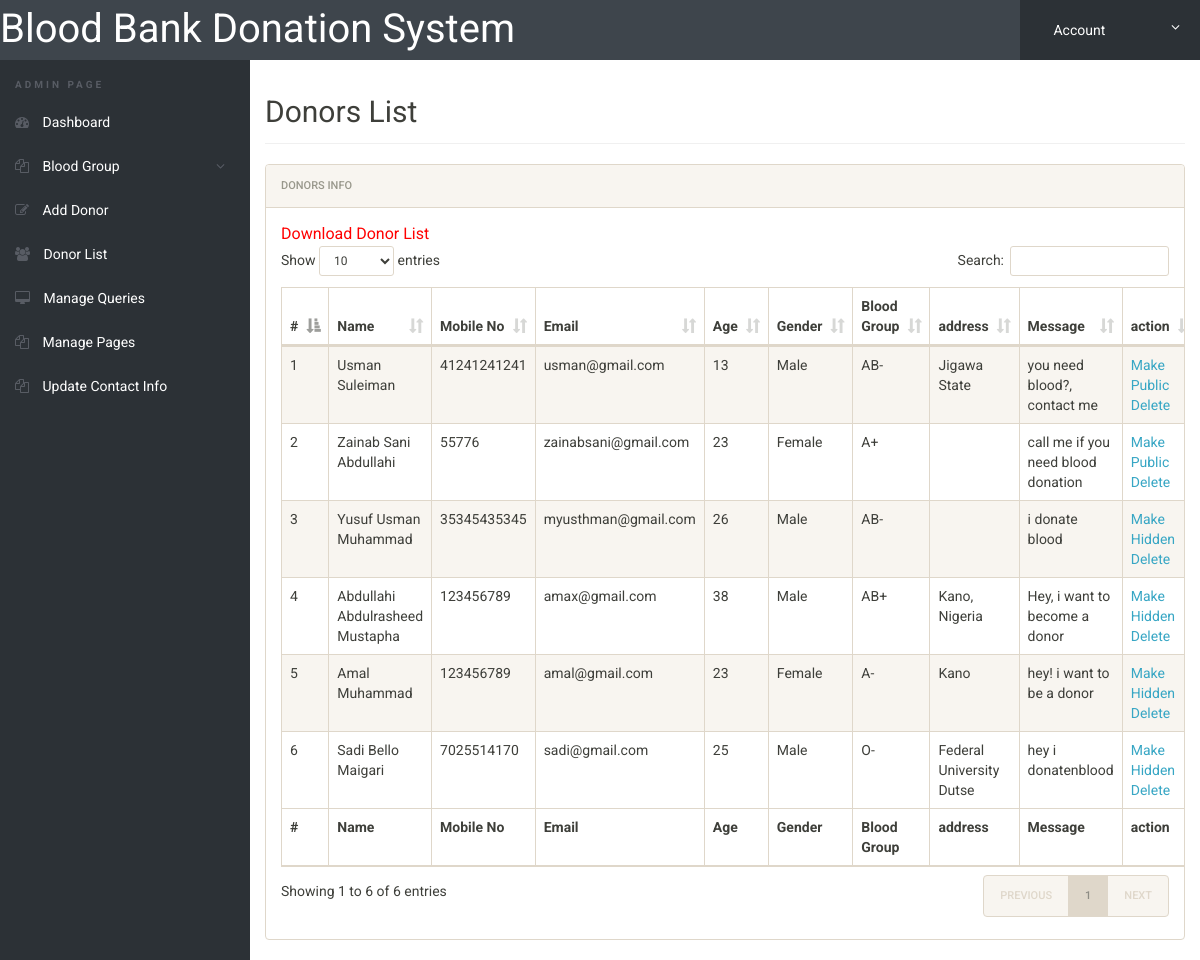
Page /bbdms/admin/donor-list.php (signed in) on the committed database.
### tables this page shows
CREATE TABLE `tblblooddonars` (
  `id` int(11) NOT NULL,
  `FullName` varchar(100) DEFAULT NULL,
  `MobileNumber` char(11) DEFAULT NULL,
  `EmailId` varchar(100) DEFAULT NULL,
  `Gender` varchar(20) DEFAULT NULL,
  `Age` int(11) DEFAULT NULL,
  `BloodGroup` varchar(20) DEFAULT NULL,
  `Address` varchar(255) DEFAULT NULL,
  `Message` mediumtext DEFAULT NULL,
  `PostingDate` timestamp NOT NULL DEFAULT current_timestamp(),
  `status` int(1) DEFAULT NULL
);

### bbdms/admin/donor-list.php (the view, shortened to what this page needs)
<?php
include('includes/config.php');
if(strlen($_SESSION['alogin'])==0)
	{
header('location:index.php');
}
else{
 ?>
<!doctype html>
<html lang="en" class="no-js">
<head>
	<link rel="stylesheet" href="css/font-awesome.min.css">
	<link rel="stylesheet" href="css/bootstrap.min.css">
	<link rel="stylesheet" href="css/dataTables.bootstrap.min.css">
	<link rel="stylesheet" href="css/bootstrap-social.css">
	<link rel="stylesheet" href="css/bootstrap-select.css">
	<link rel="stylesheet" href="css/fileinput.min.css">
	<link rel="stylesheet" href="css/awesome-bootstrap-checkbox.css">
	<link rel="stylesheet" href="css/style.css">
</head>
<body>
	<?php include('includes/header.php');?>
	<div class="ts-main-content">
		<?php include('includes/leftbar.php');?>
		<div class="content-wrapper">
			<div class="container-fluid">
				<div class="row">
					<div class="col-md-12">
						<h2 class="page-title">Donors List</h2>
						<div class="panel panel-default">
							<div class="panel-heading">Donors Info</div>
							<div class="panel-body">
				<a href="download-records.php" style="color:red; font-size:16px;">Download Donor List</a>
								<table id="zctb" class="display table table-striped table-bordered table-hover" cellspacing="0" width="100%">
									<thead>
										<tr>
										<th>#</th>
											<th>Name</th>
											<th>Mobile No</th>
											<th>Email</th>
											<th>Age</th>
											<th>Gender</th>
											<th>Blood Group</th>
											<th>address</th>
											<th>Message </th>
											<th>action </th>
										</tr>
									</thead>
									<tfoot>
										<tr>
										<th>#</th>
										<th>Name</th>
											<th>Mobile No</th>
											<th>Email</th>
											<th>Age</th>
											<th>Gender</th>
											<th>Blood Group</th>
											<th>address</th>
											<th>Message </th>
											<th>action </th>
										</tr>
									</tfoot>
									<tbody>
<?php $sql = "SELECT * from  tblblooddonars";
$query = $dbh -> prepare($sql);
$query->execute();
$results=$query->fetchAll(PDO::FETCH_OBJ);
$cnt=1;
if($query->rowCount() > 0)
{
foreach($results as $result)
{				?>
										<tr>
											<td><?php echo htmlentities($cnt);?></td>
											<td><?php echo htmlentities($result->FullName);?></td>
											<td><?php echo htmlentities($result->MobileNumber);?></td>
											<td><?php echo htmlentities($result->EmailId);?></td>
											<td><?php echo htmlentities($result->Age);?></td>
											<td><?php echo htmlentities($result->Gender);?></td>
											<td><?php echo htmlentities($result->BloodGroup);?></td>
											<td><?php echo htmlentities($result->Address);?></td>
											<td><?php echo htmlentities($result->Message);?></td>
										<td>
<?php if($result->status==1)
{?>
<a href="donor-list.php?hidden=<?php echo htmlentities($result->id);?>" onclick="return confirm('Do you really want to hiidden this detail')"> Make Hidden</a>
<?php } else {?>
<a href="donor-list.php?public=<?php echo htmlentities($result->id);?>" onclick="return confirm('Do you really want to Public this detail')"> Make Public</a>
<?php } ?>
<a href="donor-list.php?del=<?php echo htmlentities($result->id);?>" onclick="return confirm('Do you really want to delete this record')"> Delete</a>
</td>
										</tr>
										<?php $cnt=$cnt+1; }} ?>
									</tbody>
								</table>
							</div>
						</div>
					</div>
				</div>
			</div>
		</div>
	</div>
</body>
</html>
<?php } ?>

### bbdms/admin/css/style.css (style rules this page uses)
html { font-size: 14px; }
@media only screen and (min-width: 480px) { html { font-size: 17px; } }
@media only screen and (min-width: 768px) { html { font-size: 14px; } }
body { font-size: 1em; }
a { color: #37a6c4; }
.panel { overflow: hidden; }
.page-title { padding-bottom: 15px; margin-bottom: 20px; border-bottom: 1px solid #f0f0f0; }
.ts-main-content .content-wrapper { padding-top: 15px; margin-top: 60px; }
@media only screen and (min-width: 992px) { .ts-main-content .content-wrapper { margin-left: 250px; } }

### rows in the picture
tblblooddonars: FullName "Usman Suleiman", MobileNumber "41241241241", EmailId "usman@gmail.com", Age "13", Gender "Male", BloodGroup "AB-", Address "Jigawa State", Message "you need blood?, contact me"
tblblooddonars: FullName "Zainab Sani Abdullahi", MobileNumber "55776", EmailId "zainabsani@gmail.com", Age "23", Gender "Female", BloodGroup "A+", Message "call me if you need blood donation"
tblblooddonars: FullName "Yusuf Usman Muhammad", MobileNumber "35345435345", EmailId "myusthman@gmail.com", Age "26", Gender "Male", BloodGroup "AB-", Message "i donate blood"
tblblooddonars: FullName "Abdullahi Abdulrasheed Mustapha", MobileNumber "123456789", EmailId "amax@gmail.com", Age "38", Gender "Male", BloodGroup "AB+", Address "Kano, Nigeria", Message "Hey, i want to become a donor"
tblblooddonars: FullName "Amal Muhammad", MobileNumber "123456789", EmailId "amal@gmail.com", Age "23", Gender "Female", BloodGroup "A-", Address "Kano", Message "hey! i want to be a donor"
tblblooddonars: FullName "Sadi Bello Maigari", MobileNumber "7025514170", EmailId "sadi@gmail.com", Age "25", Gender "Male", BloodGroup "O-", Address "Federal University Dutse", Message "hey i donatenblood"
